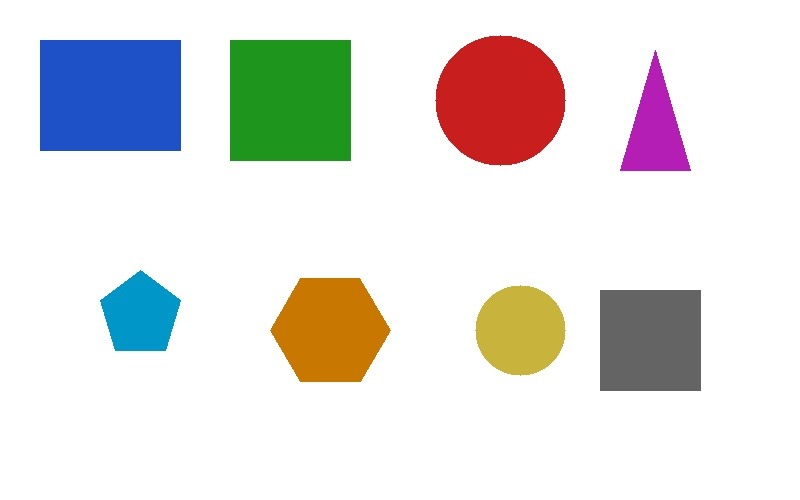
#> input picture Day19/coding_practice/images/sample_shapes.jpg, 800 x 500 px
$ python 03_bounding_rectangle_min_circle.py
#> lines starting #> are read from the running program, lines starting #| are printed output that depends on the picture; after the words box and inside, x2 and y2 are one past the last pixel; in counts of white or black regions, pixels touching at a corner belong together
### Day19/coding_practice/utils.py
"""
Helper functions shared by all Day 19 practice scripts.
We don't have the real shape dataset here yet (those photos go in
shape_detection_system/input_images/), so like Day17/Day18 we generate one
fake sample image with a handful of shapes on it - enough to practice
contour and shape detection on before touching real photos.
"""
import os
import cv2
import numpy as np

# folder this file lives in, so images/outputs always save HERE
# no matter which folder you were in when you ran "python 01_contours_basics.py"
BASE_DIR = os.path.dirname(os.path.abspath(__file__))
IMAGES_DIR = os.path.join(BASE_DIR, "images")
OUTPUTS_DIR = os.path.join(BASE_DIR, "outputs")

CANVAS_W, CANVAS_H = 800, 500  # size of our fake sample shapes image


def _ensure_folders():
    os.makedirs(IMAGES_DIR, exist_ok=True)
    os.makedirs(OUTPUTS_DIR, exist_ok=True)


# [27 lines left out: function create_sample_shapes, not called in this run]


VALID_EXT = (".jpg", ".jpeg", ".png", ".bmp")


def get_sample_image():
    # uses whatever real photo you've dropped into images/ - only falls
    # back to generating the fake sample shapes image if that folder is empty
    _ensure_folders()
    existing = sorted(f for f in os.listdir(IMAGES_DIR) if f.lower().endswith(VALID_EXT))
    if existing:
        return cv2.imread(os.path.join(IMAGES_DIR, existing[0]))
#> returned value is the input picture: shape (500, 800, 3); mean B, G, R 222.4, 224.8, 226.1

    path = os.path.join(IMAGES_DIR, "sample_shapes.jpg")
    cv2.imwrite(path, create_sample_shapes())
    return cv2.imread(path)


def save_and_show(name, img):
    # saves the result into outputs/ AND shows it in a popup window
    _ensure_folders()
    path = os.path.join(OUTPUTS_DIR, name)
    cv2.imwrite(path, img)
    print(f"Saved: {path}")
    cv2.imshow(name, img)
    cv2.waitKey(0)
    cv2.destroyAllWindows()


# [25 lines left out: function build_collage, not called in this run]

### Day19/coding_practice/03_bounding_rectangle_min_circle.py
"""
BOUNDING RECTANGLE & MINIMUM ENCLOSING CIRCLE - two ways to summarize a
contour's rough size/position with a simple shape:

  - cv2.boundingRect(c)         -> the smallest UPRIGHT rectangle (x, y, w, h)
                                    that fully contains the contour. Cheap,
                                    great for cropping and rough positioning.
  - cv2.minEnclosingCircle(c)   -> the smallest circle (center, radius) that
                                    fully contains the contour. Useful when a
                                    shape's orientation doesn't matter, only
                                    its extent from a center point.

Both only APPROXIMATE the contour's real shape - a diagonal rectangle still
gets an upright bounding box bigger than itself, and a square still gets a
circle bigger than itself. They're for quick size/position estimates, not
identifying what the shape actually is (that's the next script).
"""
import cv2
from utils import get_sample_image, save_and_show

MIN_AREA = 150

img = get_sample_image()
gray = cv2.cvtColor(img, cv2.COLOR_BGR2GRAY)
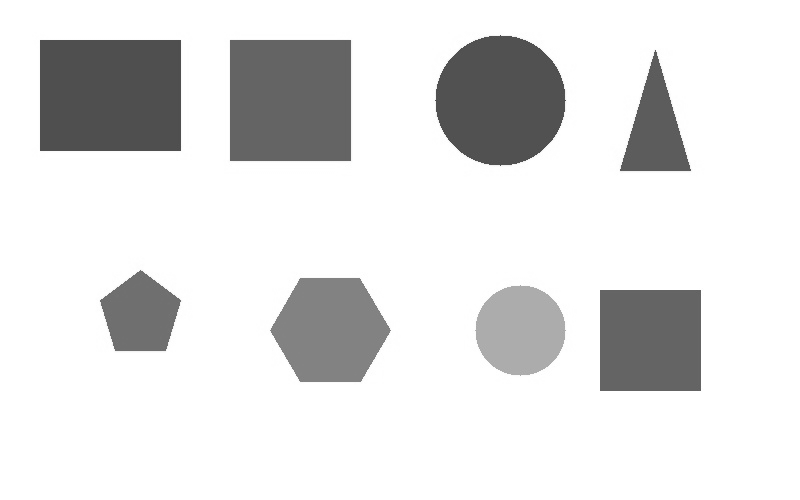
#> gray: shape (500, 800); min 74, max 255, mean 224.9
_, thresh = cv2.threshold(gray, 0, 255, cv2.THRESH_BINARY_INV + cv2.THRESH_OTSU)
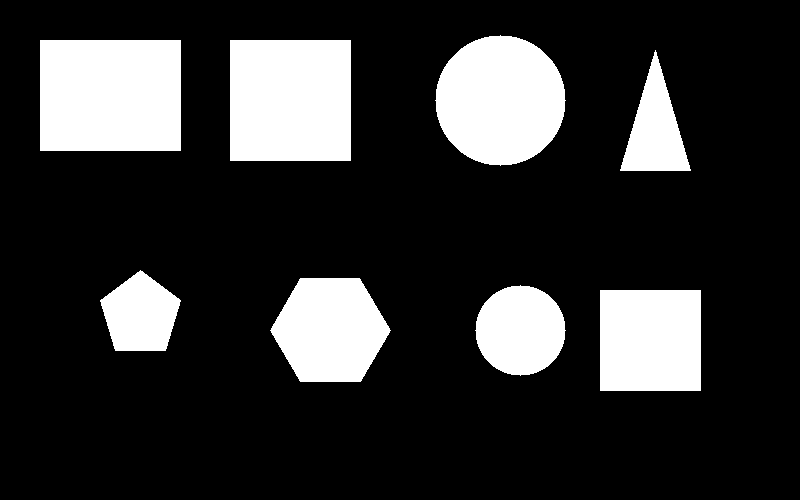
#> thresh: shape (500, 800); 19.6% white; 8 white regions
contours, _ = cv2.findContours(thresh, cv2.RETR_EXTERNAL, cv2.CHAIN_APPROX_SIMPLE)
#> contours = 8 contours; box (x1, y1, x2, y2) and area: (40, 40, 181, 151) 15400, (230, 40, 351, 161) 14400, (435, 35, 566, 166) 13090, (600, 290, 701, 391) 10000, (270, 278, 391, 382) 9244, (475, 285, 566, 376) 6234, (100, 270, 181, 351) 4455, (620, 50, 691, 171) 4200

boxes_img = img.copy()
circles_img = img.copy()
for c in contours:
    if cv2.contourArea(c) < MIN_AREA:
        continue

    x, y, w, h = cv2.boundingRect(c)
    cv2.rectangle(boxes_img, (x, y), (x + w, y + h), (0, 255, 0), 2)

    (cx, cy), radius = cv2.minEnclosingCircle(c)
    cv2.circle(circles_img, (int(cx), int(cy)), int(radius), (0, 140, 255), 2)
    cv2.circle(circles_img, (int(cx), int(cy)), 3, (0, 140, 255), -1)  # mark the center
#> this loop made 8 passes
#> (x, y, w, h, cx, cy, radius) on passes 2, 3, 4, 5, 8: (475, 285, 91, 91, 520, 330, 45), (270, 278, 121, 104, 330, 330, 60), (100, 270, 81, 81, 140, 313.9, 43.91), (620, 50, 71, 121, 655, 115.1, 65.1), (435, 35, 131, 131, 500, 100, 65)
#> (c, x, y, w, h, cx, cy, radius) on passes 1, 6, 7: ([[600, 290], [600, 390], [700, 390], [700, 290]], 600, 290, 101, 101, 650, 340, 70.71), ([[230, 40], [230, 160], [350, 160], [350, 40]], 230, 40, 121, 121, 290, 100, 84.85), ([[40, 40], [40, 150], [180, 150], [180, 40]], 40, 40, 141, 111, 110, 95, 89.02)
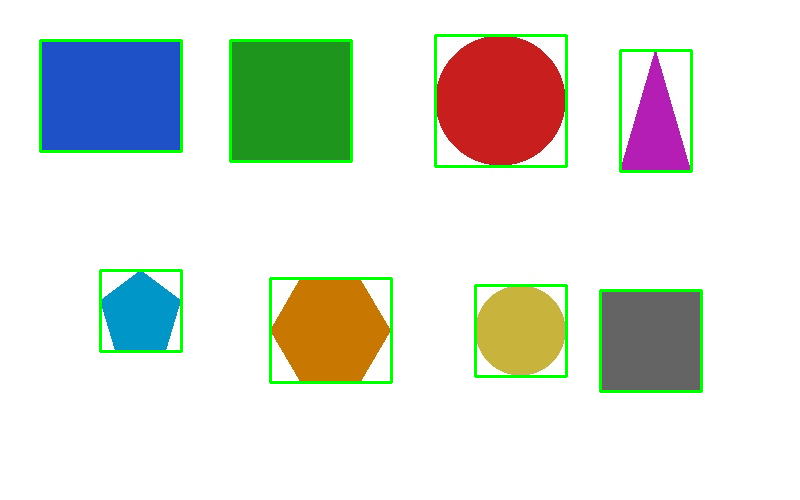
#> boxes_img: shape (500, 800, 3); 2.57% of pixels changed, all inside (x1, y1, x2, y2) = (39, 34, 703, 393)
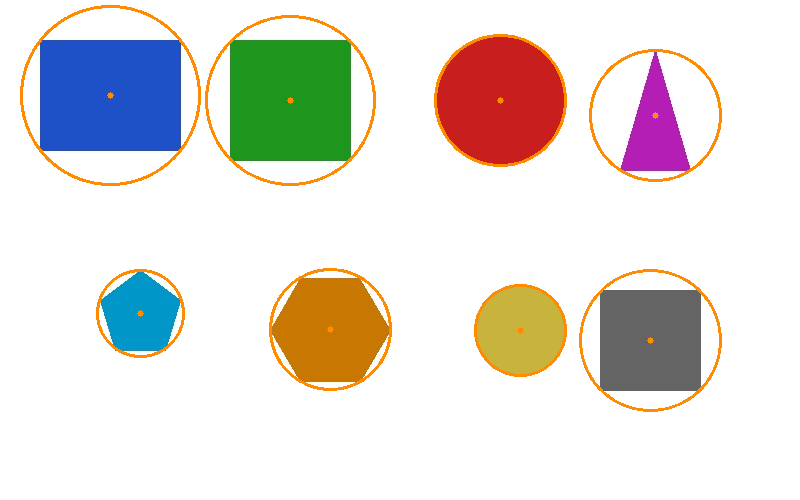
#> circles_img: shape (500, 800, 3); 2.51% of pixels changed, all inside (x1, y1, x2, y2) = (20, 5, 722, 412)

save_and_show("03_bounding_rectangles.jpg", boxes_img)
save_and_show("03_min_enclosing_circles.jpg", circles_img)

$ run again, with Day19/coding_practice/outputs/01_compare.jpg copied over Day19/coding_practice/images/sample_shapes.jpg
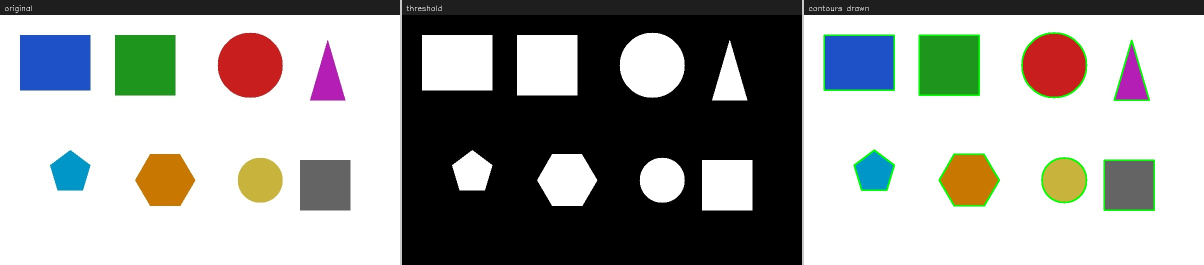
#> input picture Day19/coding_practice/outputs/01_compare.jpg, 2408 x 530 px (shown at 1/2 size)
#> in get_sample_image, returned value is the input picture: shape (530, 2408, 3); mean B, G, R 156.4, 159.7, 158.7
#> `_, thresh = cv2.threshold(gray, 0, 255, cv2.THRESH_BINARY_INV + cv2.TH..`:
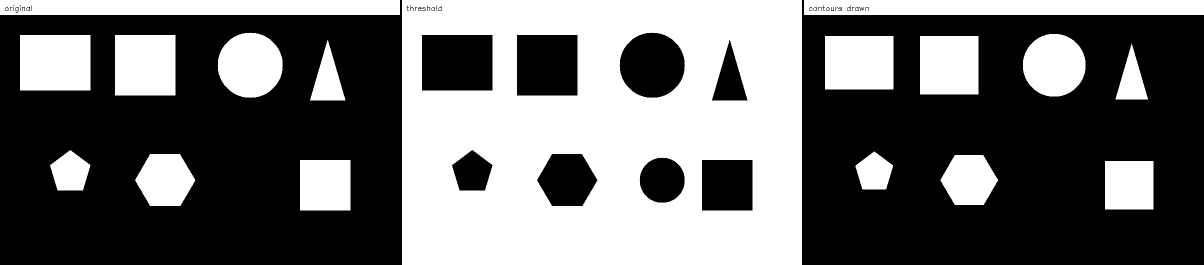
#> thresh: shape (530, 2408) (shown at 1/2 size); 41.7% white; 17 white regions
#> contours = 17 contours; largest, box (x1, y1, x2, y2) and area: (804, 0, 1604, 530) 422671, (1608, 0, 2408, 30) 23171, (0, 0, 800, 30) 23171, (40, 70, 181, 181) 15400, (1650, 72, 1787, 179) 14416
#> the loop `for c in contours:` made 17 passes
#> (c, x, y, w, h, cx, cy, radius) on passes 1, 2, 9, 10: ([[2210, 322], [2210, 418], [2306, 418], [2306, 322]], 2210, 322, 97, 97, 2258, 370, 67.88), ([[600, 320], [600, 420], [700, 420], [700, 320]], 600, 320, 101, 101, 650, 370, 70.71), ([[1840, 72], [1840, 188], [1956, 188], [1956, 72]], 1840, 72, 117, 117, 1898, 130, 82.02), ([[1650, 72], [1650, 178], [1786, 178], [1786, 72]], 1650, 72, 137, 107, 1718, 125, 86.21)
#> after the loop `for c in contours:`:
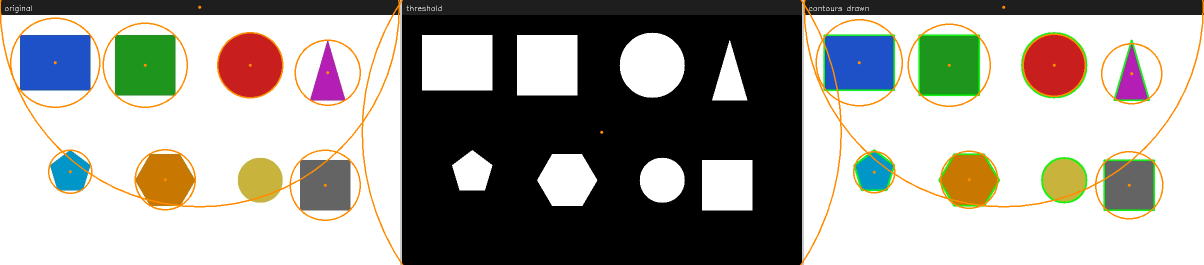
#> circles_img: shape (530, 2408, 3) (shown at 1/2 size); 2.24% of pixels changed, all inside (x1, y1, x2, y2) = (0, 0, 2408, 530)
